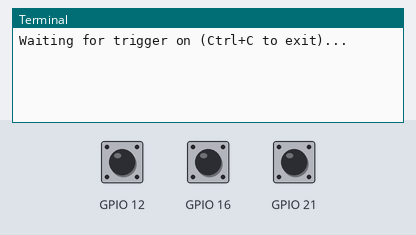
Recording of a program running on a simulated Raspberry Pi (BCM pin numbers). Shown: the last lines printed to the terminal. Inputs (shaded band) come from the test bench; at power-on: GPIO 12 HIGH, GPIO 16 HIGH, GPIO 21 HIGH. The clock reads 2024-03-15 10:24:30 at power-on unless the program sets it.

Above: at 1.2 s.
1.3 s: GPIO 12 pulled LOW for 0.15 s
At 1.9 s:
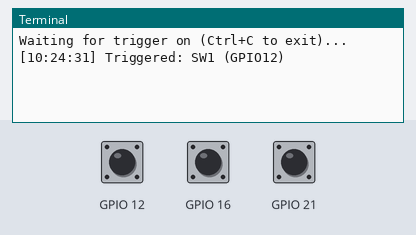
2.9 s: GPIO 16 pulled LOW for 0.15 s
At 4.2 s:
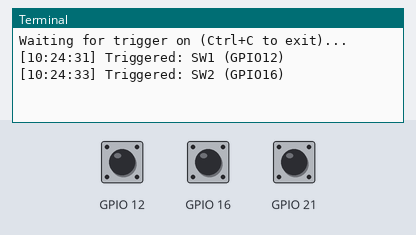
4.5 s: GPIO 21 pulled LOW for 0.15 s
At 5.6 s:
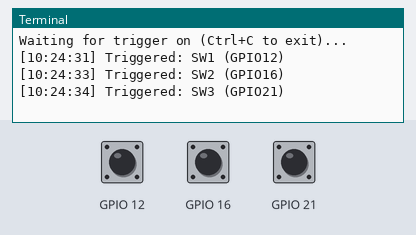
6.1 s: GPIO 12 pulled LOW for 1 s
At 8.0 s:
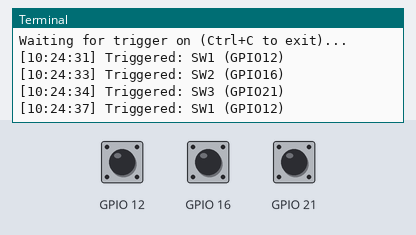
8.6 s: GPIO 16 pulled LOW for 1 s
At 9.9 s:
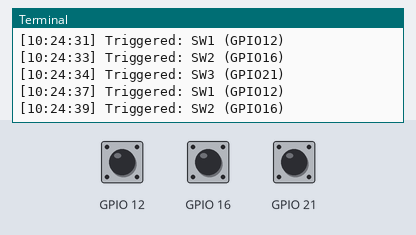
11.1 s: GPIO 21 pulled LOW for 1 s
At 13.0 s:
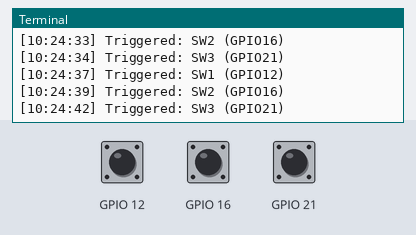
Timing chart, 0 to 14.5 s (numbered marks = the images above; inputs shaded):
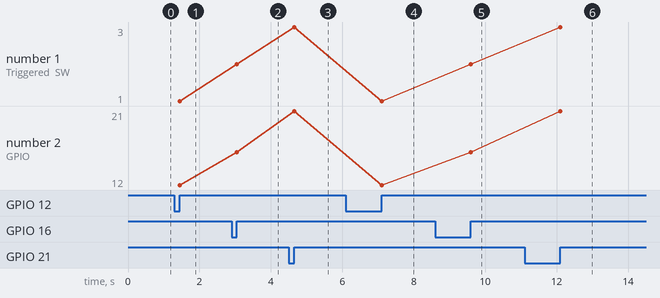

The program:

gpio_test.py
```python
import RPi.GPIO as GPIO
import time

# Select BCM number
GPIO.setmode(GPIO.BCM)

# Define GPIO pin
SW_PINS = {
    12: "SW1 (GPIO12)",
    16: "SW2 (GPIO16)",
    21: "SW3 (GPIO21)",
}

# Set as input with pull-down resistance
for pin in SW_PINS:
    GPIO.setup(pin, GPIO.IN, pull_up_down=GPIO.PUD_UP)

def on_rising(channel):
    print(f"[{time.strftime('%H:%M:%S')}] Triggered: {SW_PINS[channel]}")

# Event detection: Rasing voltage to 3.3v with filtering vibration (bouncetime=50~200ms)
for pin in SW_PINS:
    GPIO.add_event_detect(pin, GPIO.RISING, callback=on_rising, bouncetime=100)

print("Waiting for trigger on (Ctrl+C to exit)...")
try:
    while True:
        time.sleep(0.1)
except KeyboardInterrupt:
    pass
finally:
    GPIO.cleanup()
```

Measured:
- after the input at 1.3 s, the terminal: prints a new line after 0.15 s (image 1)
- after the input at 2.9 s, the terminal: prints a new line after 0.15 s (image 2)
- after the input at 4.5 s, the terminal: prints a new line after 0.15 s (image 3)
- after the input at 6.1 s, the terminal: prints a new line after 1.0 s (image 4)
- after the input at 8.6 s, the terminal: prints a new line after 1.0 s (image 5)
- after the input at 11.1 s, the terminal: prints a new line after 1.0 s (image 6)
- plotted number 1: 1 → 2 after the input at 2.9 s, 2 → 3 after the input at 4.5 s, 3 → 1 after the input at 6.1 s, 1 → 2 after the input at 8.6 s, 2 → 3 after the input at 11.1 s
- plotted number 2: 12 → 16 after the input at 2.9 s, 16 → 21 after the input at 4.5 s, 21 → 12 after the input at 6.1 s, 12 → 16 after the input at 8.6 s, 16 → 21 after the input at 11.1 s
